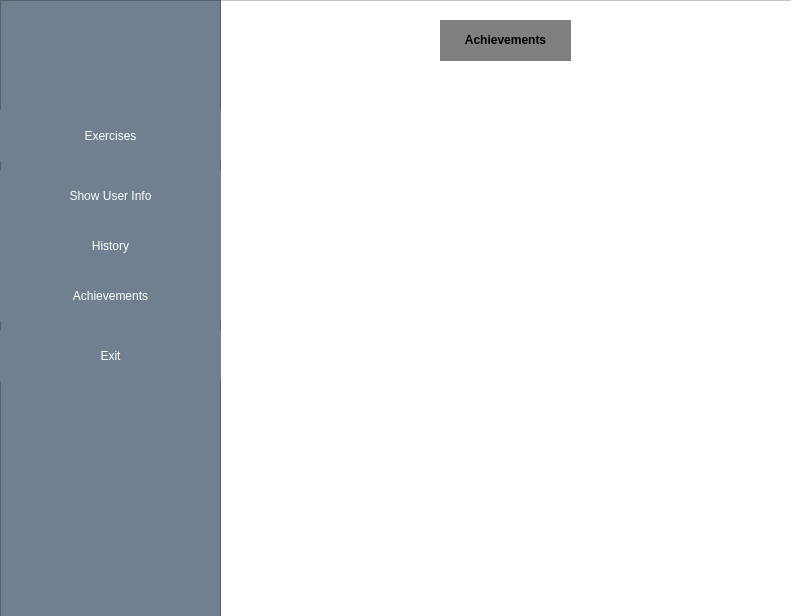
<?xml version="1.0" encoding="UTF-8"?>
<ui version="4.0">
 <class>MainWindow</class>
 <widget class="QMainWindow" name="MainWindow">
  <property name="geometry">
   <rect>
    <x>0</x>
    <y>0</y>
    <width>798</width>
    <height>616</height>
   </rect>
  </property>
  <property name="windowTitle">
   <string>MainWindow</string>
  </property>
  <property name="styleSheet">
   <string notr="true">*{
background-color:#09c;
padding:0px;
}</string>
  </property>
  <widget class="QWidget" name="centralwidget">
   <widget class="QPushButton" name="exercises">
    <property name="geometry">
     <rect>
      <x>0</x>
      <y>110</y>
      <width>221</width>
      <height>51</height>
     </rect>
    </property>
    <property name="styleSheet">
     <string notr="true">*{
background-color:#708090;
color:#FFFFFF;
border:0px;
}

*:hover{
background-color:#0f9d9a;
color:#FFFFFF;
}</string>
    </property>
    <property name="text">
     <string>Exercises</string>
    </property>
   </widget>
   <widget class="QListView" name="listView">
    <property name="geometry">
     <rect>
      <x>0</x>
      <y>0</y>
      <width>221</width>
      <height>731</height>
     </rect>
    </property>
    <property name="minimumSize">
     <size>
      <width>0</width>
      <height>621</height>
     </size>
    </property>
    <property name="styleSheet">
     <string notr="true">*{
background-color:#708090;
height:100px;

}</string>
    </property>
   </widget>
   <widget class="QPushButton" name="userInfo">
    <property name="geometry">
     <rect>
      <x>0</x>
      <y>170</y>
      <width>221</width>
      <height>51</height>
     </rect>
    </property>
    <property name="styleSheet">
     <string notr="true">*{
background-color:#708090;
color:#FFFFFF;
border:0px;
}

*:hover{
background-color:#0f9d9a;
color:#FFFFFF;
}</string>
    </property>
    <property name="text">
     <string>Show User Info</string>
    </property>
   </widget>
   <widget class="QPushButton" name="history">
    <property name="geometry">
     <rect>
      <x>0</x>
      <y>220</y>
      <width>221</width>
      <height>51</height>
     </rect>
    </property>
    <property name="styleSheet">
     <string notr="true">*{
background-color:#708090;
color:#FFFFFF;
border:0px;
}

*:hover{
background-color:#0f9d9a;
color:#FFFFFF;
}</string>
    </property>
    <property name="text">
     <string>History</string>
    </property>
   </widget>
   <widget class="QPushButton" name="achievements">
    <property name="geometry">
     <rect>
      <x>0</x>
      <y>270</y>
      <width>221</width>
      <height>51</height>
     </rect>
    </property>
    <property name="styleSheet">
     <string notr="true">*{
background-color:#708090;
color:#FFFFFF;
border:0px;
}

*:hover{
background-color:#0f9d9a;
color:#FFFFFF;
}</string>
    </property>
    <property name="text">
     <string>Achievements</string>
    </property>
   </widget>
   <widget class="QPushButton" name="EXIT">
    <property name="geometry">
     <rect>
      <x>0</x>
      <y>330</y>
      <width>221</width>
      <height>51</height>
     </rect>
    </property>
    <property name="styleSheet">
     <string notr="true">*{
background-color:#708090;
color:#FFFFFF;
border:0px;
}

*:hover{
background-color:#0f9d9a;
color:#FFFFFF;
}</string>
    </property>
    <property name="text">
     <string>Exit</string>
    </property>
   </widget>
   <widget class="QFrame" name="exFrame">
    <property name="geometry">
     <rect>
      <x>210</x>
      <y>-10</y>
      <width>591</width>
      <height>631</height>
     </rect>
    </property>
    <property name="styleSheet">
     <string notr="true">background-color:white;
display:none;</string>
    </property>
    <property name="frameShape">
     <enum>QFrame::StyledPanel</enum>
    </property>
    <property name="frameShadow">
     <enum>QFrame::Raised</enum>
    </property>
    <widget class="QLabel" name="label">
     <property name="geometry">
      <rect>
       <x>200</x>
       <y>30</y>
       <width>191</width>
       <height>61</height>
      </rect>
     </property>
     <property name="styleSheet">
      <string notr="true">font-weight:900;
background-color:gray;</string>
     </property>
     <property name="text">
      <string>&lt;html&gt;&lt;head/&gt;&lt;body&gt;&lt;p align=&quot;center&quot;&gt;Exercises&lt;/p&gt;&lt;/body&gt;&lt;/html&gt;</string>
     </property>
    </widget>
    <widget class="QFrame" name="usframe">
     <property name="geometry">
      <rect>
       <x>0</x>
       <y>-20</y>
       <width>581</width>
       <height>621</height>
      </rect>
     </property>
     <property name="frameShape">
      <enum>QFrame::StyledPanel</enum>
     </property>
     <property name="frameShadow">
      <enum>QFrame::Raised</enum>
     </property>
     <widget class="QFrame" name="hisframe">
      <property name="geometry">
       <rect>
        <x>10</x>
        <y>30</y>
        <width>571</width>
        <height>611</height>
       </rect>
      </property>
      <property name="frameShape">
       <enum>QFrame::StyledPanel</enum>
      </property>
      <property name="frameShadow">
       <enum>QFrame::Raised</enum>
      </property>
      <widget class="QLabel" name="label_4">
       <property name="geometry">
        <rect>
         <x>230</x>
         <y>30</y>
         <width>91</width>
         <height>41</height>
        </rect>
       </property>
       <property name="styleSheet">
        <string notr="true">background-color:gray;</string>
       </property>
       <property name="text">
        <string>&lt;html&gt;&lt;head/&gt;&lt;body&gt;&lt;p align=&quot;center&quot;&gt;&lt;span style=&quot; font-weight:600;&quot;&gt;History&lt;/span&gt;&lt;/p&gt;&lt;/body&gt;&lt;/html&gt;</string>
       </property>
      </widget>
      <widget class="QLabel" name="label_3">
       <property name="geometry">
        <rect>
         <x>220</x>
         <y>30</y>
         <width>101</width>
         <height>51</height>
        </rect>
       </property>
       <property name="styleSheet">
        <string notr="true">background-color:gray;</string>
       </property>
       <property name="text">
        <string>&lt;html&gt;&lt;head/&gt;&lt;body&gt;&lt;p align=&quot;center&quot;&gt;&lt;span style=&quot; font-weight:600;&quot;&gt;User Info&lt;/span&gt;&lt;/p&gt;&lt;/body&gt;&lt;/html&gt;</string>
       </property>
      </widget>
      <widget class="QFrame" name="achFrame">
       <property name="geometry">
        <rect>
         <x>-10</x>
         <y>0</y>
         <width>591</width>
         <height>621</height>
        </rect>
       </property>
       <property name="frameShape">
        <enum>QFrame::StyledPanel</enum>
       </property>
       <property name="frameShadow">
        <enum>QFrame::Raised</enum>
       </property>
       <widget class="QLabel" name="label_5">
        <property name="geometry">
         <rect>
          <x>230</x>
          <y>20</y>
          <width>131</width>
          <height>41</height>
         </rect>
        </property>
        <property name="styleSheet">
         <string notr="true">background-color:gray;</string>
        </property>
        <property name="text">
         <string>&lt;html&gt;&lt;head/&gt;&lt;body&gt;&lt;p align=&quot;center&quot;&gt;&lt;span style=&quot; font-weight:600;&quot;&gt;Achievements&lt;/span&gt;&lt;/p&gt;&lt;/body&gt;&lt;/html&gt;</string>
        </property>
       </widget>
      </widget>
     </widget>
    </widget>
   </widget>
   <zorder>exFrame</zorder>
   <zorder>listView</zorder>
   <zorder>exercises</zorder>
   <zorder>userInfo</zorder>
   <zorder>history</zorder>
   <zorder>achievements</zorder>
   <zorder>EXIT</zorder>
  </widget>
 </widget>
 <resources/>
 <connections/>
</ui>
